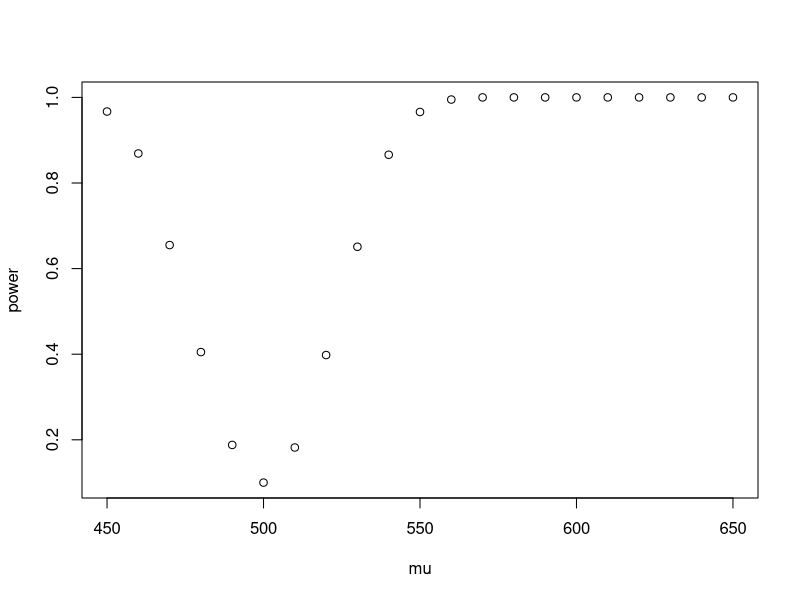
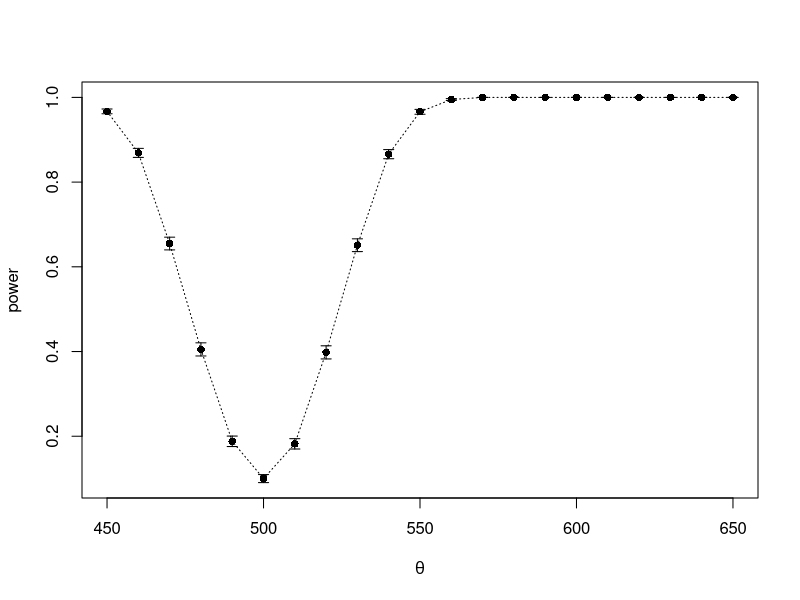

The R script that drew these images, in order:
n<-50
m<-1000
mu0<-500
sigma<-100
mu<-c(seq(450, 650, 10))
M <- length(mu)
power <- numeric(M)
for (i in 1:M){
mu1 <- mu[i]
pvalues <- replicate(m, expr = {
x <- rnorm(n, mean = mu1, sd=sigma)
ttest<-t.test(x, alternative = "two.sided", mu=mu0)
ttest$p.value })
power[i] <-mean(pvalues <= .1)
}

library(Hmisc)
plot(mu, power)

se <- sqrt(power * (1 - power) / m)
errbar(mu, power, yplus= power+se, yminus = power-se, xlab = bquote(theta))
lines(mu, power, lty=3)
